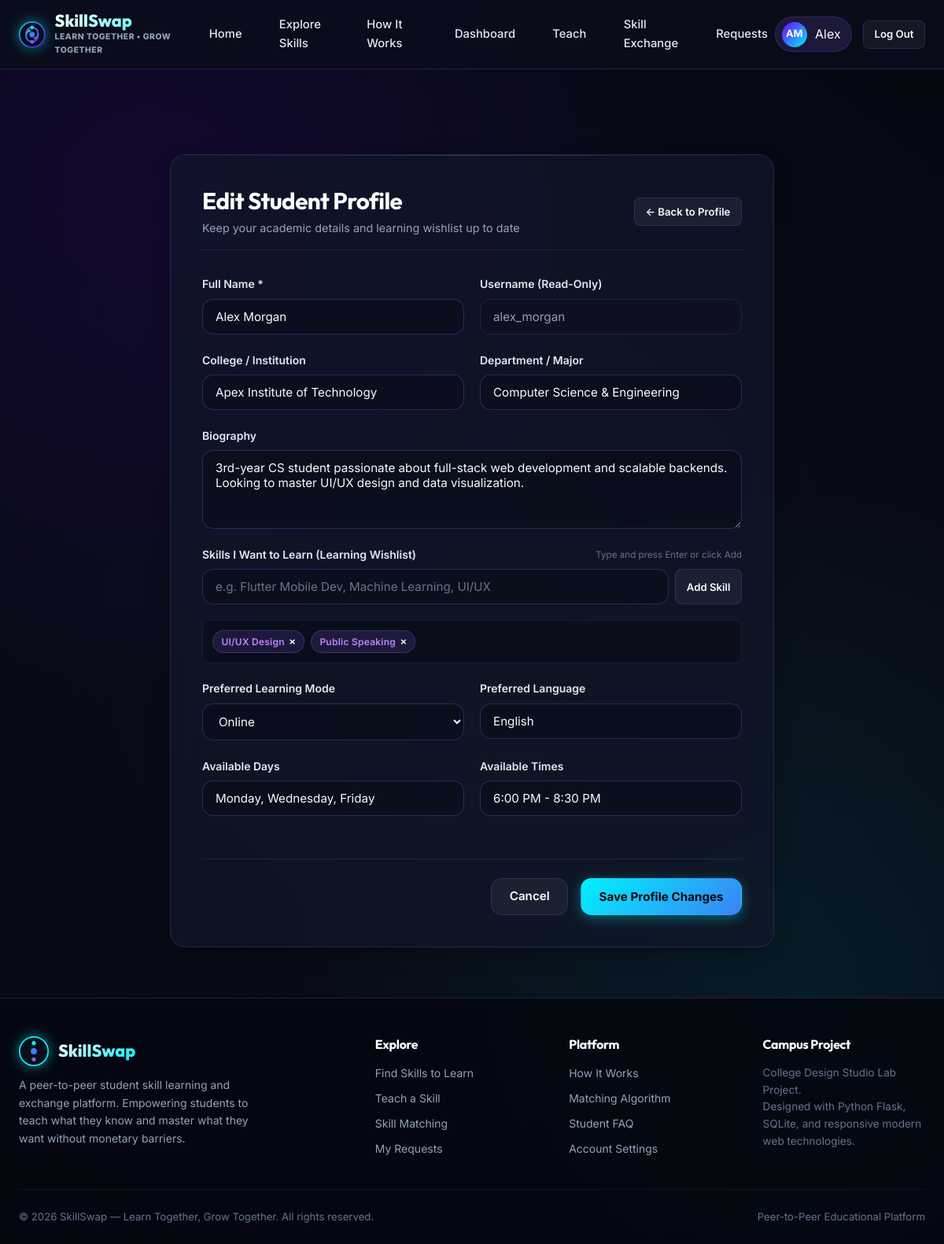
/profile/edit (signed in), run on the app's committed database.
### models.py (models this page shows, shortened)
class User(db.Model):
    __tablename__ = 'users'
    id = db.Column(db.Integer, primary_key=True)
    full_name = db.Column(db.String(100), nullable=False)
    username = db.Column(db.String(50), unique=True, nullable=False, index=True)
    email = db.Column(db.String(120), unique=True, nullable=False, index=True)
    password_hash = db.Column(db.String(255), nullable=False)
    institution = db.Column(db.String(150), default='University Campus')
    department = db.Column(db.String(100), default='Computer Science')
    biography = db.Column(db.Text, default='Passionate learner and peer mentor.')
    profile_image = db.Column(db.String(255), default='avatar_default')
    preferred_mode = db.Column(db.String(50), default='Online')  # Online, In-Person, Hybrid
    preferred_language = db.Column(db.String(50), default='English')
    availability_days = db.Column(db.String(100), default='Monday, Wednesday, Friday')
    availability_times = db.Column(db.String(100), default='Evening (5 PM - 8 PM)')
    notify_email = db.Column(db.Boolean, default=True)
    notify_requests = db.Column(db.Boolean, default=True)
    profile_visibility = db.Column(db.String(20), default='public')
    created_at = db.Column(db.DateTime, default=get_utc_now)
    skills_taught = db.relationship('Skill', backref='teacher', cascade="all, delete-orphan", foreign_keys='Skill.user_id', lazy='dynamic')
    learning_interests = db.relationship('LearningInterest', backref='user', cascade="all, delete-orphan", lazy='dynamic')
    sent_requests = db.relationship('ExchangeRequest', backref='sender', foreign_keys='ExchangeRequest.sender_id', lazy='dynamic')
    received_requests = db.relationship('ExchangeRequest', backref='recipient', foreign_keys='ExchangeRequest.recipient_id', lazy='dynamic')
    reviews_given = db.relationship('Review', backref='reviewer', foreign_keys='Review.reviewer_id', lazy='dynamic')
    reviews_received = db.relationship('Review', backref='reviewed_user', foreign_keys='Review.reviewed_user_id', lazy='dynamic')
    @property
    def initials(self):
        parts = self.full_name.strip().split()
        if len(parts) >= 2:
            return f"{parts[0][0]}{parts[-1][0]}".upper()
        elif len(parts) == 1 and len(parts[0]) > 0:
            return parts[0][:2].upper()
        return "SS"

class LearningInterest(db.Model):
    __tablename__ = 'learning_interests'
    id = db.Column(db.Integer, primary_key=True)
    user_id = db.Column(db.Integer, db.ForeignKey('users.id'), nullable=False, index=True)
    skill_name = db.Column(db.String(100), nullable=False)
    category = db.Column(db.String(60), nullable=True)
    created_at = db.Column(db.DateTime, default=get_utc_now)

### app.py (the view, shortened to what this page needs)
@app.route('/profile/edit', methods=['GET', 'POST'])
@login_required
def edit_profile():
    user = db.session.get(User, session['user_id'])
    interests_str = ", ".join([i.skill_name for i in user.learning_interests.all()])
    return render_template('edit_profile.html', user=user, interests_str=interests_str)

### app.py (called while the page is built)
def generate_csrf_token():
    if '_csrf_token' not in session:
        session['_csrf_token'] = secrets.token_hex(32)
    return session['_csrf_token']

@app.context_processor
def inject_global_template_vars():
    user = None
    if 'user_id' in session:
        user = db.session.get(User, session['user_id'])
    now_utc = datetime.now(timezone.utc)
    return {
        'current_user': user,
        'csrf_token': generate_csrf_token(),
        'now': now_utc,
        'current_year': now_utc.year
    }

def login_required(f):
    @wraps(f)
    def decorated_function(*args, **kwargs):
        if 'user_id' not in session:
            flash("Please sign in to access this page.", "warning")
            return redirect(url_for('login', next=request.path))
        user = db.session.get(User, session['user_id'])
        if not user:
            session.clear()
            flash("Session expired. Please log in again.", "warning")
            return redirect(url_for('login'))
        return f(*args, **kwargs)
    return decorated_function

### templates/edit_profile.html (shortened to what this page needs)
{% extends "base.html" %}
{% block content %}
<div class="container container-narrow" style="padding: 2rem 1rem;">
  <div class="glass-card" style="padding: 2.5rem;">
    <div style="display: flex; justify-content: space-between; align-items: center; margin-bottom: 2rem; border-bottom: 1px solid rgba(255,255,255,0.08); padding-bottom: 1rem;">
      <div>
        <h1 style="font-size: 1.85rem; color: #fff; margin-bottom: 0.25rem;">Edit Student Profile</h1>
        <p style="color: var(--text-muted); font-size: 0.9rem;">Keep your academic details and learning wishlist up to date</p>
      </div>
      <a href="{{ url_for('profile') }}" class="btn btn-secondary btn-sm">&larr; Back to Profile</a>
    </div>
    <form action="{{ url_for('edit_profile') }}" method="POST" id="edit-profile-form">
      <div class="form-row">
        <div class="form-group">
          <label for="edit_full_name" class="form-label">Full Name *</label>
          <input
            type="text"
            id="edit_full_name"
            name="full_name"
            class="form-control"
            value="{{ user.full_name }}"
            required
          >
        </div>
        <div class="form-group">
          <label class="form-label">Username (Read-Only)</label>
          <input
            type="text"
            class="form-control"
            value="{{ user.username }}"
            disabled
            style="opacity: 0.6; cursor: not-allowed;"
          >
        </div>
      </div>
      <div class="form-row">
        <div class="form-group">
          <label for="edit_institution" class="form-label">College / Institution</label>
          <input
            type="text"
            id="edit_institution"
            name="institution"
            class="form-control"
            value="{{ user.institution }}"
          >
        </div>
        <div class="form-group">
          <label for="edit_department" class="form-label">Department / Major</label>
          <input
            type="text"
            id="edit_department"
            name="department"
            class="form-control"
            value="{{ user.department }}"
          >
        </div>
      </div>
      <div class="form-group">
        <label for="edit_biography" class="form-label">Biography</label>
        <textarea
          id="edit_biography"
          name="biography"
          class="form-control"
          rows="3"
        >{{ user.biography }}</textarea>
      </div>
      <div class="form-group">
        <label for="interest-tag-input" class="form-label">
          Skills I Want to Learn (Learning Wishlist)
          <small>Type and press Enter or click Add</small>
        </label>
        <div style="display: flex; gap: 0.5rem; margin-bottom: 0.75rem;">
          <input
            type="text"
            id="interest-tag-input"
            class="form-control"
            placeholder="e.g. Flutter Mobile Dev, Machine Learning, UI/UX"
          >
          <button type="button" id="add-interest-tag-btn" class="btn btn-secondary btn-sm" style="white-space: nowrap;">
            Add Skill
          </button>
        </div>
        <div id="interests-tags-container" style="display: flex; flex-wrap: wrap; min-height: 40px; background: rgba(0,0,0,0.25); border: 1px dashed var(--border-glass); border-radius: var(--radius-sm); padding: 0.5rem;">
          {% for interest in user.learning_interests.all() %}
            <span class="badge badge-category interest-badge" data-value="{{ interest.skill_name }}" style="display: inline-flex; align-items: center; gap: 6px; margin: 4px;">
              {{ interest.skill_name }}
              <button type="button" class="remove-tag-btn" style="background: none; border: none; color: #fff; cursor: pointer; font-weight: bold;">&times;</button>
            </span>
          {% endfor %}
        </div>
      </div>
      <div class="form-row">
        <div class="form-group">
          <label for="edit_preferred_mode" class="form-label">Preferred Learning Mode</label>
          <select id="edit_preferred_mode" name="preferred_mode" class="form-control">
            <option value="Online" {% if user.preferred_mode == 'Online' %}selected{% endif %}>Online</option>
          </select>
        </div>
        <div class="form-group">
          <label for="edit_preferred_language" class="form-label">Preferred Language</label>
          <input
            type="text"
            id="edit_preferred_language"
            name="preferred_language"
            class="form-control"
            value="{{ user.preferred_language or 'English' }}"
          >
        </div>
      </div>
      <div class="form-row">
        <div class="form-group">
          <label for="edit_availability_days" class="form-label">Available Days</label>
          <input
            type="text"
            id="edit_availability_days"
            name="availability_days"
            class="form-control"
            value="{{ user.availability_days or 'Monday, Wednesday, Friday' }}"
          >
        </div>
        <div class="form-group">
          <label for="edit_availability_times" class="form-label">Available Times</label>
          <input
            type="text"
            id="edit_availability_times"
            name="availability_times"
            class="form-control"
            value="{{ user.availability_times or '6:00 PM - 8:30 PM' }}"
          >
        </div>
      </div>
      <div style="display: flex; justify-content: flex-end; gap: 1rem; margin-top: 2rem; border-top: 1px solid rgba(255,255,255,0.08); padding-top: 1.5rem;">
        <a href="{{ url_for('profile') }}" class="btn btn-secondary">Cancel</a>
        <button type="submit" class="btn btn-cyan">Save Profile Changes</button>
      </div>
    </form>
  </div>
</div>
{% endblock %}

### templates/base.html (shortened to what this page needs)
<!DOCTYPE html>
<html lang="en">
<head>
  <link rel="stylesheet" href="{{ url_for('static', filename='css/style.css') }}">
</head>
<body>
  <header class="navbar">
    <div class="container nav-container">
      <a href="{{ url_for('index') }}" class="brand-logo" id="brand-logo-link">
        <div class="brand-text">
          <span class="brand-name">SkillSwap</span>
          <span class="brand-tagline">Learn Together &bull; Grow Together</span>
        </div>
      </a>
      <nav>
        <ul class="nav-links" id="main-nav-links">
          <li><a href="{{ url_for('index') }}" class="nav-link {% if request.endpoint == 'index' %}active{% endif %}">Home</a></li>
          <li><a href="{{ url_for('learn') }}" class="nav-link {% if request.endpoint == 'learn' %}active{% endif %}">Explore Skills</a></li>
          <li><a href="{{ url_for('workflow') }}" class="nav-link {% if request.endpoint == 'workflow' %}active{% endif %}">How It Works</a></li>
          {% if current_user %}
            <li><a href="{{ url_for('dashboard') }}" class="nav-link {% if request.endpoint == 'dashboard' %}active{% endif %}">Dashboard</a></li>
            <li><a href="{{ url_for('teach') }}" class="nav-link {% if request.endpoint == 'teach' %}active{% endif %}">Teach</a></li>
            <li><a href="{{ url_for('skill_exchange') }}" class="nav-link {% if request.endpoint == 'skill_exchange' %}active{% endif %}">Skill Exchange</a></li>
            <li><a href="{{ url_for('requests_page') }}" class="nav-link {% if request.endpoint == 'requests_page' %}active{% endif %}">Requests</a></li>
          {% endif %}
        </ul>
      </nav>
      <div class="nav-auth-actions">
        {% if current_user %}
          <a href="{{ url_for('profile') }}" class="user-pill" title="View Profile">
            <div class="user-avatar-circle">{{ current_user.initials }}</div>
            <span>{{ current_user.full_name.split()[0] }}</span>
          </a>
          <a href="{{ url_for('logout') }}" class="btn btn-secondary btn-sm" id="logout-btn">Log Out</a>
        {% else %}
          <a href="{{ url_for('login') }}" class="btn btn-secondary btn-sm" id="nav-login-btn">Log In</a>
          <a href="{{ url_for('signup') }}" class="btn btn-cyan btn-sm" id="nav-signup-btn">Get Started</a>
        {% endif %}
      </div>
    </div>
  </header>
  <main class="main-content">
    {% block content %}{% endblock %}
  </main>
  <footer class="footer">
    <div class="container">
      <div class="footer-grid">
        <div class="footer-col">
          <div class="brand-logo" style="margin-bottom: 0.85rem;">
            <svg class="brand-icon" viewBox="0 0 44 44" fill="none" width="30" height="30">
              <circle cx="22" cy="22" r="21" fill="#0A0E1A" stroke="#00F2FE" stroke-width="2"/>
              <circle cx="22" cy="10" r="3" fill="#00F2FE"/>
              <circle cx="22" cy="34" r="3" fill="#8B5CF6"/>
              <circle cx="22" cy="22" r="4.5" fill="#3B82F6"/>
            </svg>
            <span class="brand-name">SkillSwap</span>
          </div>
          <p style="font-size: 0.875rem; color: var(--text-muted); max-width: 320px; line-height: 1.6;">
            A peer-to-peer student skill learning and exchange platform. Empowering students to teach what they know and master what they want without monetary barriers.
          </p>
        </div>
        <div class="footer-col">
          <h4>Explore</h4>
          <ul class="footer-links">
            <li><a href="{{ url_for('learn') }}">Find Skills to Learn</a></li>
            {% if current_user %}
              <li><a href="{{ url_for('teach') }}">Teach a Skill</a></li>
              <li><a href="{{ url_for('skill_exchange') }}">Skill Matching</a></li>
              <li><a href="{{ url_for('requests_page') }}">My Requests</a></li>
            {% else %}
              <li><a href="{{ url_for('login') }}">Sign In</a></li>
              <li><a href="{{ url_for('signup') }}">Join SkillSwap</a></li>
            {% endif %}
          </ul>
        </div>
        <div class="footer-col">
          <h4>Platform</h4>
          <ul class="footer-links">
            <li><a href="{{ url_for('workflow') }}">How It Works</a></li>
            <li><a href="{{ url_for('workflow') }}#matching">Matching Algorithm</a></li>
            <li><a href="{{ url_for('workflow') }}#faq">Student FAQ</a></li>
            {% if current_user %}
              <li><a href="{{ url_for('settings') }}">Account Settings</a></li>
            {% endif %}
          </ul>
        </div>
        <div class="footer-col">
          <h4>Campus Project</h4>
          <p style="font-size: 0.85rem; color: var(--text-dim); line-height: 1.6;">
            College Design Studio Lab Project.<br>
            Designed with Python Flask, SQLite, and responsive modern web technologies.
          </p>
        </div>
      </div>
      <div class="footer-bottom">
        <span>&copy; {{ current_year }} SkillSwap — Learn Together, Grow Together. All rights reserved.</span>
        <span>Peer-to-Peer Educational Platform</span>
      </div>
    </div>
  </footer>
</body>
</html>

### data on the page
User: initials "AM", full_name "Alex", full_name "Alex Morgan", username "alex_morgan", institution "Apex Institute of Technology", department "Computer Science & Engineering", biography "3rd-year CS student passionate about full-stack web development and scalable backends. Looking to master UI/UX design and data visualization.", preferred_mode "Online", preferred_language "English", availability_days "Monday, Wednesday, Friday", availability_times "6:00 PM - 8:30 PM"
LearningInterest: skill_name "UI/UX Design"
LearningInterest: skill_name "Public Speaking"
